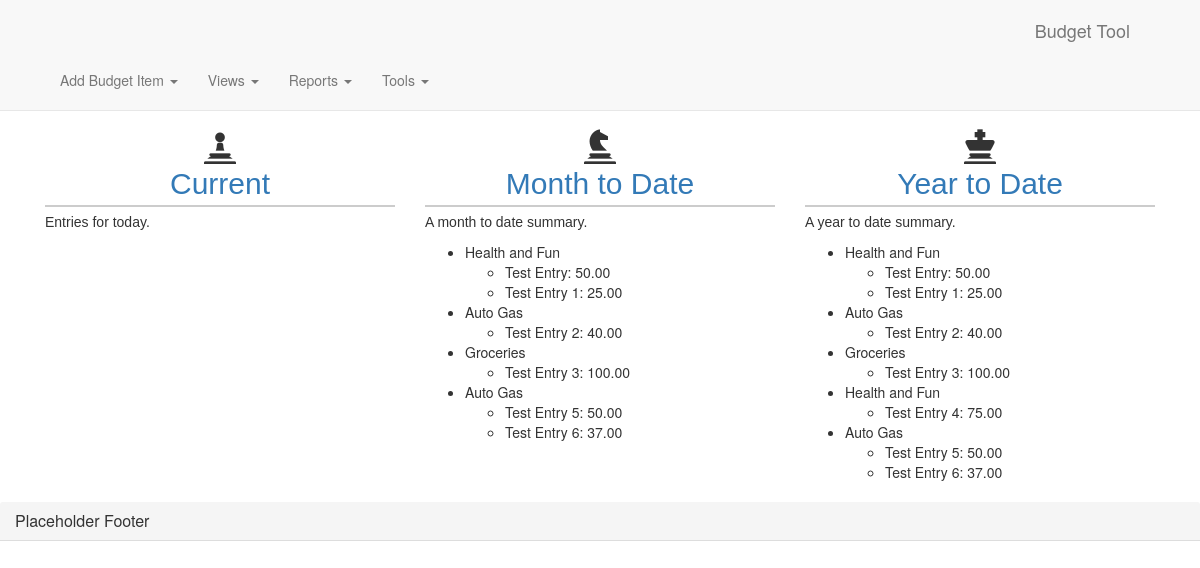
Before: / with the older database file.
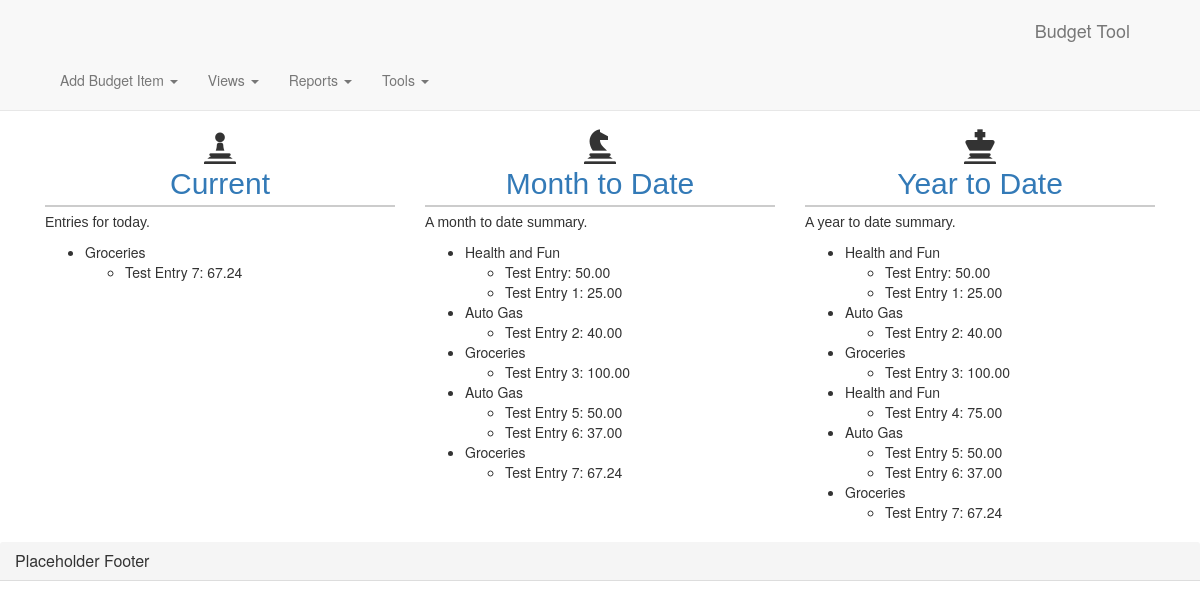
After: the same page with the newer database file.
### main_app/models.py (models this page shows, shortened)
class Budget_Item(models.Model):
    user = models.ForeignKey(User, null=True)
    name = models.CharField(max_length=100)
    expend_category = models.CharField(max_length=100)
    amount = models.DecimalField(max_digits=10, decimal_places=2)
    entry_month = models.IntegerField(default=1)
    entry_day = models.IntegerField(default=1)
    entry_year = models.IntegerField(default=1)
    description = models.CharField(max_length=100)

### main_app/views.py (the view)
# urls.py: url(r'^$', views.index, name = 'index'),
def index(request):
    budget_items = Budget_Item.objects.all()
    form = BudgetForm
    return render(request, 'index.html', {'budget_items':budget_items, 'budget_items_current':budget_items_current, 'budget_items_mtd':budget_items_mtd,'budget_items_ytd':budget_items_ytd,'form':form})

### main_app/templates/index.html (shortened to what this page needs)
{% extends 'base.html' %}
{% load staticfiles %}
{% block content %}
        <div class="container">
            <div class="row text-center features">
                <div class="col-sm-4">
                    <i class="glyphicon glyphicon-pawn"></i>
                    <h2><a href="current.html">Current</a></h2><p class="text-left">Entries for today.</p>
                    {% regroup budget_items_current by expend_category as expend_list %}
                    <ul class="text-left">
                    {% for expend_category in expend_list %}
                        <li>{{ expend_category.grouper }}
                            <ul>
                                {% for budget_item_current in expend_category.list %}
                                      <li>{{ budget_item_current.name }}: {{ budget_item_current.amount }}</li>
                                {% endfor %}
                            </ul>
                        </li>
                    {% endfor %}
                    </ul>
                </div>
                <div class="col-sm-4">
                    <i class="glyphicon glyphicon-knight"></i>
                    <h2><a href="monthtodate.html">Month to Date</a></h2><p class="text-left">A month to date summary.</p>
                    {% regroup budget_items_mtd by expend_category as expend_list %}
                    <ul class="text-left">
                    {% for expend_category in expend_list %}
                        <li>{{ expend_category.grouper }}
                            <ul>
                                {% for budget_item_mtd in expend_category.list %}
                                      <li>{{ budget_item_mtd.name }}: {{ budget_item_mtd.amount }}</li>
                                {% endfor %}
                            </ul>
                        </li>
                    {% endfor %}
                </div>
                <div class="col-sm-4">
                    <i class="glyphicon glyphicon-king"></i>
                    <h2><a href="yeartodate.html">Year to Date</a></h2><p class="text-left">A year to date summary.</p>
                    {% regroup budget_items_ytd by expend_category as expend_list %}
                    <ul class="text-left">
                    {% for expend_category in expend_list %}
                        <li>{{ expend_category.grouper }}
                            <ul>
                                {% for budget_item_ytd in expend_category.list %}
                                      <li>{{ budget_item_ytd.name }}: {{ budget_item_ytd.amount }}</li>
                                {% endfor %}
                            </ul>
                        </li>
                    {% endfor %}
                </div>
            </div>
        </div>
        <div class="container">
        </div>
{% endblock %}

Changed rows visible on the page:
added Budget_Item: grouper "Groceries", name "Test Entry 7", amount "67.24", grouper "Groceries", grouper "Groceries"
